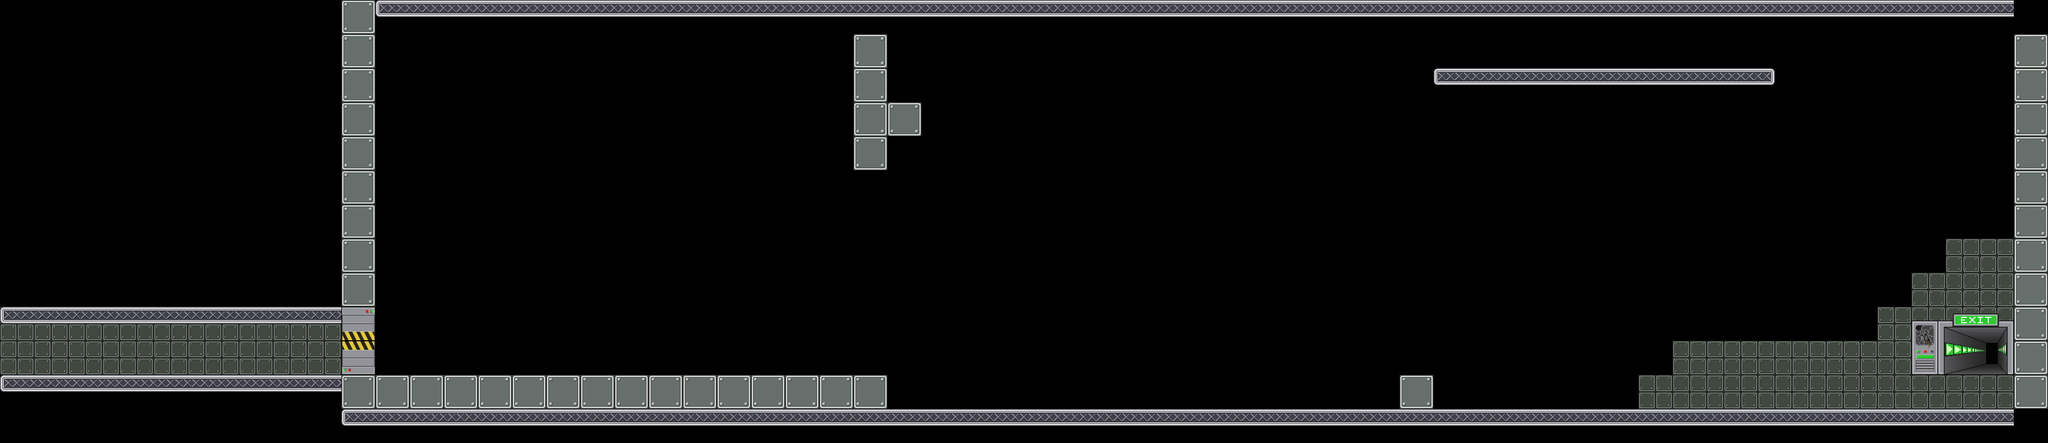

Rendered tile map (Tiled .tmx) drawn with the repository's tilesets; below, a short description and the map source with its tile grids summarised:
An orthogonal 60x13 tile map with 64x64 px tiles, 2 tile layers (foreground, front), 20 tilesets and 70 objects.

<map version="1.0" orientation="orthogonal" width="60" height="13" tilewidth="64" tileheight="64">
 <tileset firstgid="1" name="mur" tilewidth="64" tileheight="64">
  <image source="data/mur.png" trans="ffffff" width="64" height="64" />
 </tileset>
 <tileset firstgid="2" name="sol" tilewidth="64" tileheight="64">
  <image source="data/sol.png" trans="ffffff" width="64" height="64" />
 </tileset>
 <tileset firstgid="3" name="alone" tilewidth="64" tileheight="64">
  <image source="data/alone.png" width="64" height="64" />
 </tileset>
 <tileset firstgid="4" name="left" tilewidth="64" tileheight="64">
  <image source="data/left.png" width="64" height="64" />
 </tileset>
 <tileset firstgid="5" name="mid" tilewidth="64" tileheight="64">
  <image source="data/mid.png" width="64" height="64" />
 </tileset>
 <tileset firstgid="6" name="right" tilewidth="64" tileheight="64">
  <image source="data/right.png" width="64" height="64" />
 </tileset>
 <tileset firstgid="7" name="portebas" tilewidth="64" tileheight="64">
  <image source="data/portebas.png" width="64" height="64" />
 </tileset>
 <tileset firstgid="8" name="portehaut" tilewidth="64" tileheight="64">
  <image source="data/portehaut.png" width="64" height="64" />
 </tileset>
 <tileset firstgid="9" name="fin" tilewidth="192" tileheight="128">
  <image source="data/fin.png" width="192" height="128" />
 </tileset>
 <tileset firstgid="10" name="citerne" tilewidth="418" tileheight="632">
  <tileoffset x="0" y="632" />
  <image source="data/citerne.png" width="418" height="632" />
 </tileset>
 <tileset firstgid="11" name="container1" tilewidth="610" tileheight="276">
  <tileoffset x="0" y="195" />
  <image source="data/container1.png" width="610" height="276" />
 </tileset>
 <tileset firstgid="12" name="container2" tilewidth="480" tileheight="330">
  <tileoffset x="0" y="280" />
  <image source="data/container2.png" width="480" height="330" />
 </tileset>
 <tileset firstgid="13" name="cable1" tilewidth="77" tileheight="372">
  <tileoffset x="0" y="372" />
  <image source="data/cable1.png" width="77" height="372" />
 </tileset>
 <tileset firstgid="14" name="passerelle1" tilewidth="198" tileheight="342">
  <tileoffset x="0" y="342" />
  <image source="data/passerelle1.png" width="198" height="342" />
 </tileset>
 <tileset firstgid="15" name="passerelle2" tilewidth="122" tileheight="599">
  <tileoffset x="0" y="599" />
  <image source="data/passerelle2.png" width="122" height="599" />
 </tileset>
 <tileset firstgid="16" name="cable2" tilewidth="46" tileheight="243">
  <tileoffset x="0" y="243" />
  <image source="data/cable2.png" width="46" height="243" />
 </tileset>
 <tileset firstgid="17" name="mur2" tilewidth="64" tileheight="64">
  <image source="data/mur2.png" width="64" height="64" />
 </tileset>
 <tileset firstgid="18" name="lamp1" tilewidth="64" tileheight="64">
  <image source="data/lamp1.png" width="64" height="64" />
 </tileset>
 <tileset firstgid="19" name="lamp2" tilewidth="64" tileheight="64">
  <image source="data/lamp2.png" width="64" height="64" />
 </tileset>
 <tileset firstgid="20" name="cable" tilewidth="64" tileheight="64">
  <image source="data/cable.png" width="64" height="64" />
 </tileset>
 <layer name="foreground" width="60" height="13">
  <data>[780 cells, 50 non-empty, 1 distinct tile ids]</data>
 </layer>
 <layer name="front" width="60" height="13">
  <data>[780 cells, 172 non-empty, 8 distinct tile ids]</data>
 </layer>
 <objectgroup color="#00ff00" name="wall" width="60" height="13">
  <object x="640" y="0" width="64" height="768" />
  <object x="3776" y="0" width="64" height="768" />
  <object x="1600" y="64" width="64" height="256" />
 </objectgroup>
 <objectgroup color="#0000ff" name="platform" width="60" height="13">
  <object x="640" y="768" width="3200" height="64" />
  <object x="704" y="0" width="3072" height="64" />
  <object x="2624" y="704" width="64" height="64" />
  <object x="704" y="704" width="960" height="64" />
  <object x="1664" y="192" width="64" height="64" />
  <object x="2688" y="128" width="640" height="64" />
 </objectgroup>
 <objectgroup color="#ffffff" name="movable" width="60" height="13" />
 <objectgroup color="#ff6666" name="destroyable" width="60" height="13">
  <object x="2048" y="256" width="64" height="64" />
  <object x="2112" y="256" width="64" height="64" />
  <object x="1792" y="256" width="64" height="64" />
  <object x="1728" y="256" width="64" height="64" />
  <object x="1856" y="256" width="64" height="64" />
  <object x="1920" y="256" width="64" height="64" />
  <object x="1664" y="256" width="64" height="64" />
  <object x="1984" y="256" width="64" height="64" />
  <object x="2304" y="256" width="64" height="64" />
  <object x="2624" y="64" width="64" height="64" />
  <object x="2176" y="256" width="64" height="64" />
  <object x="2496" y="256" width="64" height="64" />
  <object x="2432" y="256" width="64" height="64" />
  <object x="2240" y="256" width="64" height="64" />
  <object x="2560" y="256" width="64" height="64" />
  <object x="2368" y="256" width="64" height="64" />
 </objectgroup>
 <objectgroup color="#800000" name="metalman" width="60" height="13">
  <object x="768" y="640" width="64" height="64">
   <properties>
    <property name="powers" value="Alu#Acier" />
   </properties>
  </object>
 </objectgroup>
 <objectgroup color="#ff0000" name="themagnet" width="60" height="13">
  <object x="896" y="640" width="64" height="64">
   <properties>
    <property name="powers" value="Repulsive#Attractive#RotativeL#RotativeR" />
   </properties>
  </object>
 </objectgroup>
 <objectgroup color="#800000" name="generator" width="60" height="13" />
 <objectgroup color="#66ccff" name="switch" width="60" height="13" />
 <objectgroup color="#e6e6e6" name="metal" width="60" height="13" />
 <objectgroup color="#333333" name="gate" width="60" height="13">
  <object x="1664" y="640" width="64" height="64">
   <properties>
    <property name="animid" value="1" />
    <property name="closeid" value="1" />
    <property name="next" value="2" />
    <property name="type" value="DebutHG" />
   </properties>
  </object>
  <object x="1728" y="640" width="64" height="64">
   <properties>
    <property name="animid" value="2" />
    <property name="next" value="3" />
    <property name="prev" value="1" />
    <property name="type" value="MillieuHG" />
   </properties>
  </object>
  <object x="2112" y="640" width="64" height="64">
   <properties>
    <property name="animid" value="8" />
    <property name="openid" value="1" />
    <property name="prev" value="7" />
    <property name="type" value="FinHG" />
   </properties>
  </object>
  <object x="1792" y="640" width="64" height="64">
   <properties>
    <property name="animid" value="3" />
    <property name="next" value="4" />
    <property name="prev" value="2" />
    <property name="type" value="MillieuHG" />
   </properties>
  </object>
  <object x="1856" y="640" width="64" height="64">
   <properties>
    <property name="animid" value="4" />
    <property name="next" value="5" />
    <property name="prev" value="3" />
    <property name="type" value="MillieuHG" />
   </properties>
  </object>
  <object x="1920" y="640" width="64" height="64">
   <properties>
    <property name="animid" value="5" />
    <property name="next" value="6" />
    <property name="prev" value="4" />
    <property name="type" value="MillieuHG" />
   </properties>
  </object>
  </objectgroup>
 <objectgroup color="#004080" name="acid" width="60" height="13">
  <!-- 15 objects omitted --></objectgroup>
 <objectgroup color="#ffff00" name="arc" width="60" height="13" />
 <objectgroup color="#ffff00" name="levelend" width="60" height="13">
  <!-- 1 objects omitted --></objectgroup>
 <objectgroup color="#800080" name="gateswitch" width="60" height="13">
  <!-- 3 objects omitted --></objectgroup>
</map>
<!-- 37 of 70 objects omitted -->
